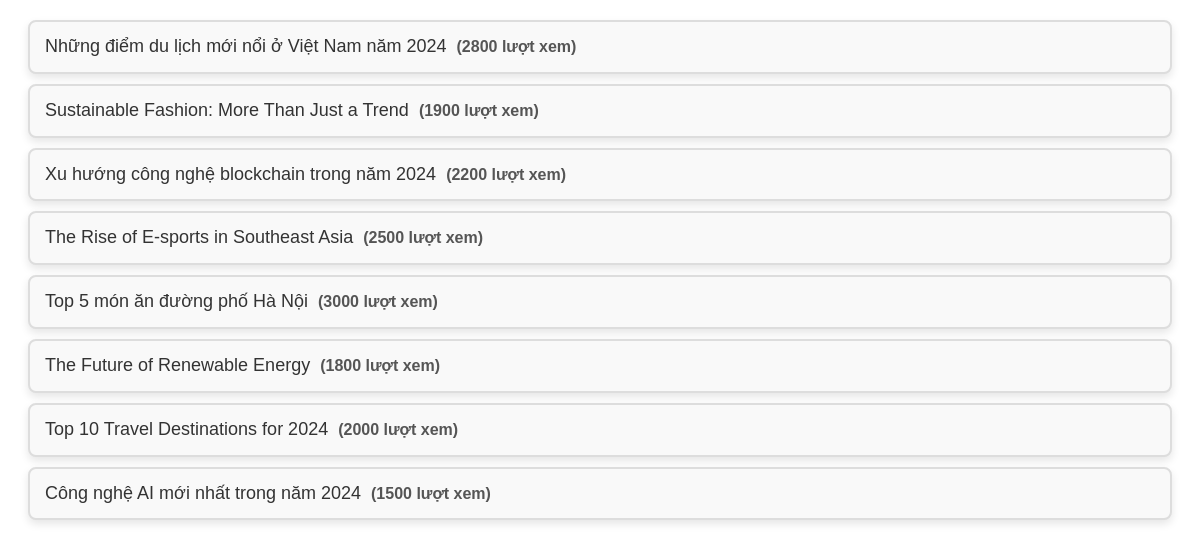
Screenshot of /tinnoibat.php with the database file from the repository.
### tables this page shows
CREATE TABLE `tin` (
  `idTin` int(11) NOT NULL,
  `lang` varchar(2) NOT NULL,
  `TieuDe` text NOT NULL,
  `TomTat` text NOT NULL,
  `urlHinh` varchar(255) NOT NULL,
  `Ngay` date NOT NULL,
  `idTL` int(11) NOT NULL,
  `idLT` int(11) NOT NULL,
  `SoLanXem` int(11) NOT NULL,
  `NoiBat` int(11) NOT NULL,
  `AnHien` int(11) NOT NULL
);

### tinnoibat.php (the view, shortened to what this page needs)
<?php require_once "connectdb.php";
try {
    $sql = "SELECT TieuDe, SoLanXem FROM tin WHERE NoiBat=1 ORDER BY Ngay DESC LIMIT 0,8";
    $kq = $conn->query($sql);
} catch (Exception $e) {
    die("Lỗi thực thi sql: " . $e->getMessage());
}
?>
<div id="txn" class="data">
    <?php foreach ($kq as $tin) {
        echo "<p>", $tin['TieuDe'], "<span>(", $tin['SoLanXem'], " lượt xem)</span></p>";
    } ?>
</div>

### tinnoibat.php (style rules this page uses)
#txn { font-family: Arial, sans-serif; line-height: 1.8em; margin: 20px; }
#txn p { font-size: 18px; color: #333; margin: 10px 0; padding: 10px 15px; border: 2px solid #ddd; border-radius: 8px; background-color: #f9f9f9; box-shadow: 0 4px 8px rgba(0, 0, 0, 0.1); transition: transform 0.2s, box-shadow 0.2s; }
#txn p span { font-size: 16px; color: #555; margin-left: 10px; font-weight: bold; }

### rows the page displays
tin: TieuDe "Những điểm du lịch mới nổi ở Việt Nam năm 2024", SoLanXem "2800"
tin: TieuDe "Sustainable Fashion: More Than Just a Trend", SoLanXem "1900"
tin: TieuDe "Xu hướng công nghệ blockchain trong năm 2024", SoLanXem "2200"
tin: TieuDe "The Rise of E-sports in Southeast Asia", SoLanXem "2500"
tin: TieuDe "Top 5 món ăn đường phố Hà Nội", SoLanXem "3000"
tin: TieuDe "The Future of Renewable Energy", SoLanXem "1800"
tin: TieuDe "Top 10 Travel Destinations for 2024", SoLanXem "2000"
tin: TieuDe "Công nghệ AI mới nhất trong năm 2024", SoLanXem "1500"
